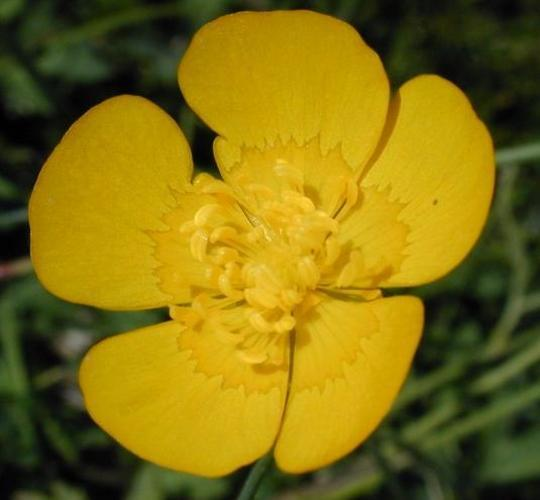
#> input picture Modling/Regression/train_data/Bluebell/1.jpg, 540 x 500 px; its folder holds 3 pictures in this run
$ jupyter execute --allow-errors flowersegmentation.ipynb
#> lines starting #> are read from the running program, lines starting #| are printed output that depends on the picture
[cell 1]
from urllib import request
import os
import tarfile
import glob

#> (a cell that did not finish here is left out)

#> (a cell that did not finish here is left out)

#> (a cell that did not finish here is left out)

[cell 5]
image_paths = sorted(glob.glob('train_data/jpg/*.jpg'))

[cell 6]
image_paths

[cell 7]
import os, glob, shutil

class_names = [
    'Buttercup','ColtsFoot','Daffodi','Daisy','Dandelion','Fritillary',
    'Iris','Pansy','Sunflower','Windflower','Snowdrop','LilyValley',
    'Bluebell','Crocus','Tigerlily','Tulip','Cowslip','Amir'
]

image_paths = sorted(glob.glob(os.path.join('train_data','jpg','*.jpg')))

i, j = 0, 80

for cls in class_names:
    class_dir = os.path.join('train_data', cls)
    os.makedirs(class_dir, exist_ok=True)

    for idx, src in enumerate(image_paths[i:j], 1):
        dst = os.path.join(class_dir, f'{idx}.jpg')
        if os.path.exists(dst):
            os.remove(dst)
        shutil.move(src, dst)

    i += 80
    j += 80

#> (a cell that did not finish here is left out)

[cell 9]
import matplotlib.pyplot as plt
import cv2
import numpy as np

[cell 10]
cv2

[cell 11]
img = cv2.imread('train_data/Bluebell/1.jpg')
#> img is the input picture: shape (500, 540, 3); mean B, G, R 16, 111, 128.7

[cell 12]
image_hsv = cv2.cvtColor(img, cv2.COLOR_BGR2HSV)
#> image_hsv: shape (500, 540, 3); mean H, S, V 31.8, 194.9, 132.9

[cell 13]
image = cv2.resize(img, (500, 500))
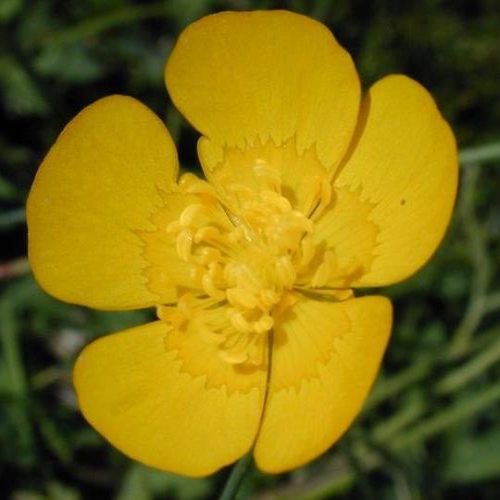
#> image: shape (500, 500, 3); mean B, G, R 16, 111, 128.7
image_hsv = cv2.cvtColor(image, cv2.COLOR_BGR2HSV)
#> image_hsv: shape (500, 500, 3); mean H, S, V 31.8, 194.9, 132.9
hist = cv2.calcHist([image], [0, 1, 2], None, [8, 8, 8], [0, 256, 0, 256, 0, 256])
cv2.normalize(hist, hist)
image_histogram = hist.flatten()
#> image_histogram = 512 values, max 0.759 at index 46, min 0 at index 2, mean 0.00527

[cell 14]
np.shape(image_histogram)
#> Out = (512,)

[cell 15]
image_hsv

[cell 16]
np.shape(img)
#> Out = (500, 540, 3)

[cell 17]
print(img[0])
#> (printed output is left out)

[cell 18]
hist = cv2.calcHist([img], [0], None, [256], [0, 256])
#> hist = 256 values, max 24551 at index 0, min 0 at index 117, mean 1054.7

[cell 19]
hist
#> Out has the same summary as hist

[cell 20]
plt.plot(hist, color='blue')
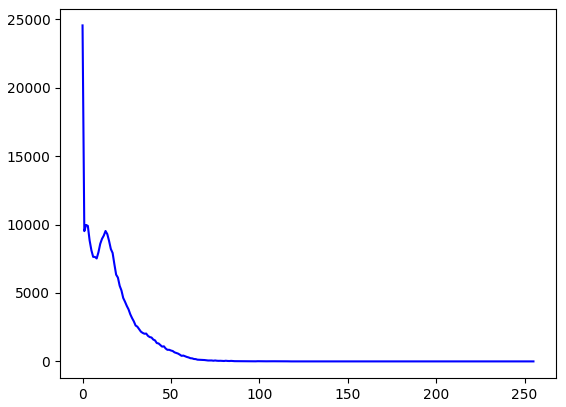
#> figure drawn by matplotlib, 1 panel; curve peaks at x = 0, y = 24551

[cell 21]
hist = cv2.calcHist([img], [1], None, [256], [0, 256])
#> hist = 256 values, max 3995 at index 168, min 0 at index 218, mean 1054.7
plt.plot(hist, color='green')
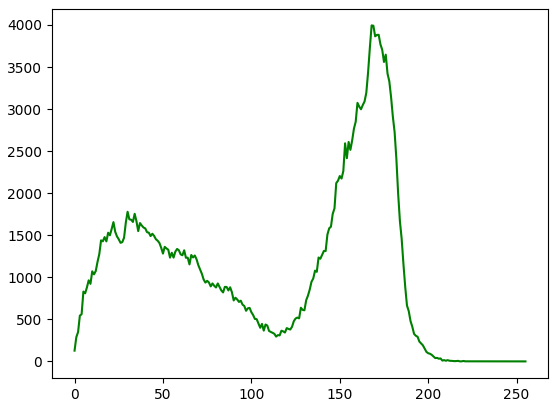
#> figure drawn by matplotlib, 1 panel; curve peaks at x = 168, y = 3995

[cell 22]
grayImg = cv2.cvtColor(img, cv2.COLOR_BGR2GRAY)
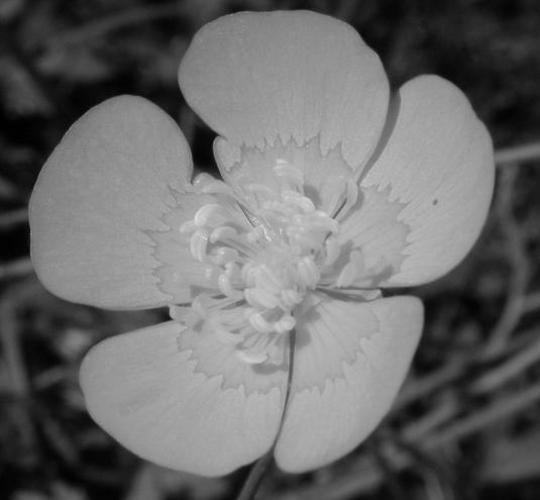
#> grayImg: shape (500, 540); min 0, max 219, mean 105.5
hue_features = cv2.HuMoments(cv2.moments(grayImg)).flatten()
#> hue_features = [0.00114, 2.8e-09, 4.49e-13, 4.18e-14, 2.75e-27, 1.11e-18, 5.03e-27]

[cell 23]
hue_features
#> Out has the same summary as hue_features

$ run again, on Modling/Regression/train_data/ColtsFoot/1.jpg
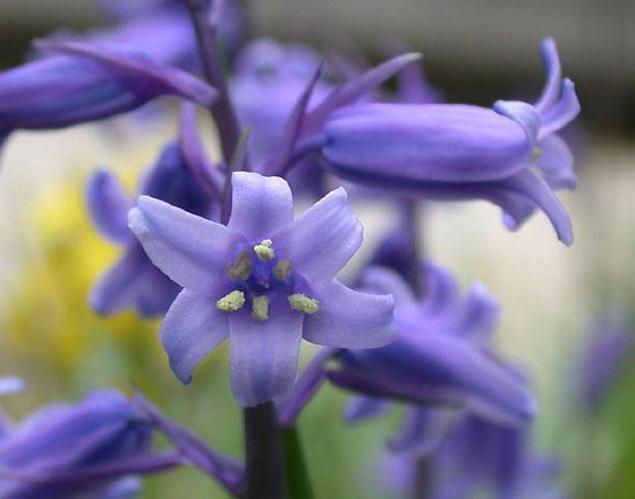
#> input picture Modling/Regression/train_data/ColtsFoot/1.jpg, 635 x 499 px, found by its file name
#> img is the input picture: shape (499, 635, 3); mean B, G, R 144.2, 117.4, 122.5
#> image_histogram = 512 values, max 0.352 at index 219, min 0 at index 2, mean 0.0122
#> (printed output is left out)
#> `hist = cv2.calcHist([img], [0], None, [256], [0, 256])`: hist = 256 values, max 3030 at index 255, min 16 at index 5, mean 1237.8
#> `hist`: Out has the same summary as hist
#> `[cell 20] plt.plot(hist, color='blue')`:
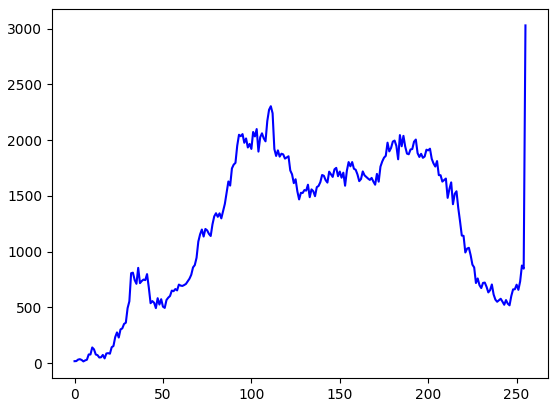
#> figure drawn by matplotlib, 1 panel; curve peaks at x = 255, y = 3030
#> `hist = cv2.calcHist([img], [1], None, [256], [0, 256])`: hist = 256 values, max 3241 at index 117, min 0 at index 1, mean 1237.8
#> `grayImg = cv2.cvtColor(img, cv2.COLOR_BGR2GRAY)`:
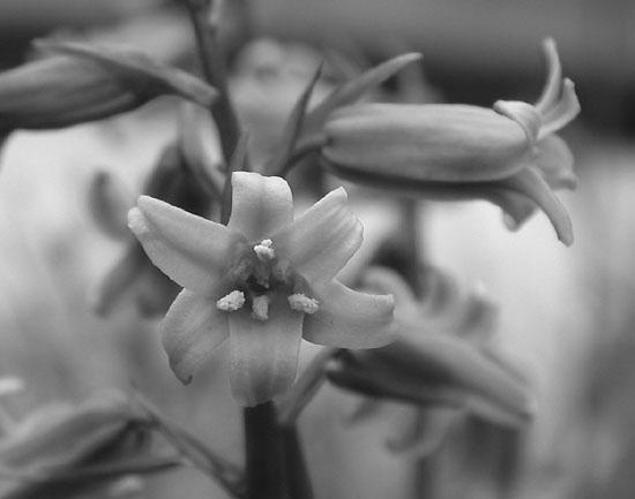
#> grayImg: shape (499, 635); min 9, max 254, mean 122
#> hue_features = [0.00139, 2.2e-07, 7.97e-12, 1.48e-12, 2.32e-24, 4.2e-17, 4.54e-24]
#> `hue_features`: Out has the same summary as hue_features
